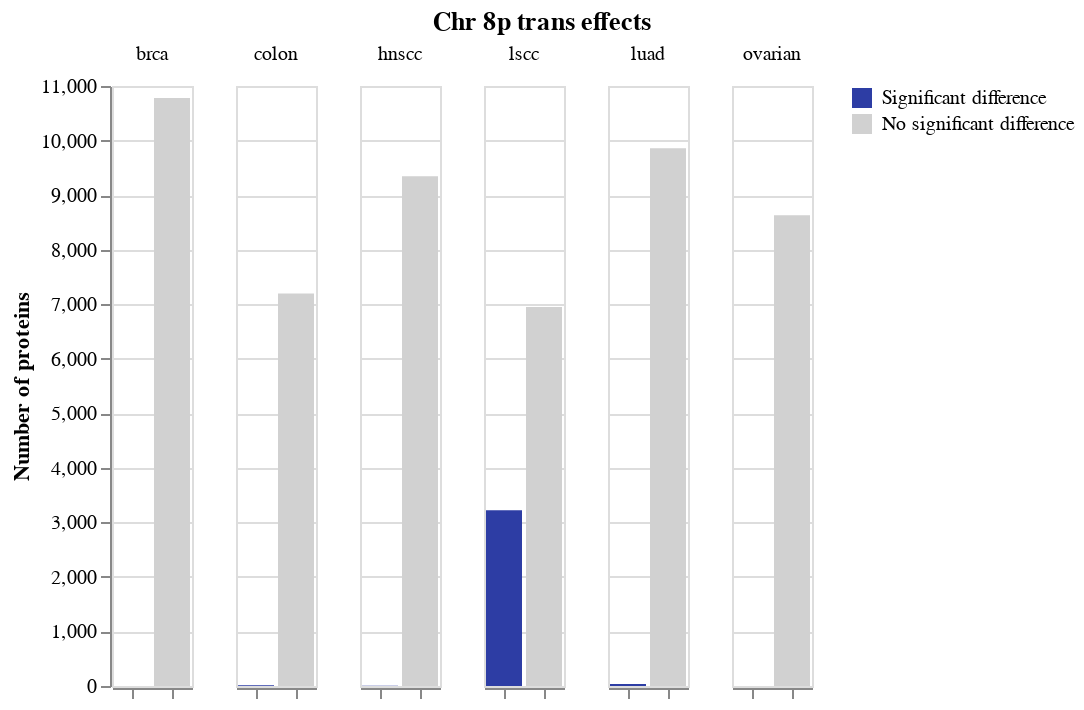

Notebook cell for this chart:
### Markdown cell above
## Select the proteins with a significant change, and take a detour to make some plots

### Code cell
prots = ttest_results[ttest_results["adj_p"] <= 0.05].reset_index(drop=True)
prots_cts = prots.groupby("cancer_type").count()[["protein"]]

fail_prots = ttest_results[ttest_results["adj_p"] > 0.05].reset_index(drop=True)
fail_cts = fail_prots.groupby("cancer_type").count()[["protein"]]

prots_cts.insert(0, "count_type", "Significant difference")
fail_cts.insert(0, "count_type", "No significant difference")

counts = prots_cts.append(fail_cts).sort_index().reset_index(drop=False)

trans_effects_barchart = alt.Chart(counts).mark_bar().encode(
    x=alt.X(
        "count_type",
        axis=alt.Axis(
            title=None,
            labels=False
        ),
        sort=["Significant difference"]
    ),
    y=alt.Y(
        "protein",
        axis=alt.Axis(
            title="Number of proteins"
        )
    ),
    color=alt.Color(
        "count_type",
        title=None,
        sort=["Significant difference"],
        scale=alt.Scale(
            domain=["Significant difference", "No significant difference"],
            range=["#2d3da4", "#d1d1d1"]
        )
    )
).facet(
    column=alt.Column(
        "cancer_type",
        title=None
    )
).properties(
    title=f"Chr {CHROMOSOME}{ARM} {CIS_OR_TRANS} effects"
).configure_title(
    anchor="middle"
)

trans_effects_barchart

### Figure 1 — Vega-Lite specification as saved in the notebook (floating-point values rounded to 4 significant figures)
{"config": {"view": {"continuousWidth": 400, "continuousHeight": 300}, "title": {"anchor": "middle"}}, "data": {"name": "data-4ed54488076699683216fa33ecacb06e"}, "facet": {"column": {"field": "cancer_type", "title": null, "type": "nominal"}}, "spec": {"mark": "bar", "encoding": {"color": {"field": "count_type", "scale": {"domain": ["Significant difference", "No significant difference"], "range": ["#2d3da4", "#d1d1d1"]}, "sort": ["Significant difference"], "title": null, "type": "nominal"}, "x": {"axis": {"labels": false, "title": null}, "field": "count_type", "sort": ["Significant difference"], "type": "nominal"}, "y": {"axis": {"title": "Number of proteins"}, "field": "protein", "type": "quantitative"}}}, "title": "Chr 8p trans effects", "$schema": "https://vega.github.io/schema/vega-lite/v4.17.0.json", "datasets": {"data-4ed54488076699683216fa33ecacb06e": [{"cancer_type": "brca", "count_type": "Significant difference", "protein": 1}, {"cancer_type": "brca", "count_type": "No significant difference", "protein": 10779}, {"cancer_type": "colon", "count_type": "Significant difference", "protein": 16}, {"cancer_type": "colon", "count_type": "No significant difference", "protein": 7198}, {"cancer_type": "hnscc", "count_type": "Significant difference", "protein": 3}, {"cancer_type": "hnscc", "count_type": "No significant difference", "protein": 9344}, {"cancer_type": "lscc", "count_type": "Significant difference", "protein": 3222}, {"cancer_type": "lscc", "count_type": "No significant difference", "protein": 6948}, {"cancer_type": "luad", "count_type": "Significant difference", "protein": 35}, {"cancer_type": "luad", "count_type": "No significant difference", "protein": 9857}, {"cancer_type": "ovarian", "count_type": "No significant difference", "protein": 8632}]}}
